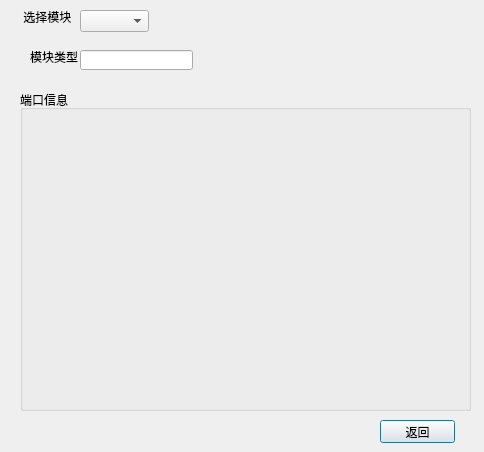
<ui version="4.0" >
 <class>modviewClass</class>
 <widget class="QDialog" name="modviewClass" >
  <property name="geometry" >
   <rect>
    <x>0</x>
    <y>0</y>
    <width>484</width>
    <height>452</height>
   </rect>
  </property>
  <property name="windowTitle" >
   <string>模块观察</string>
  </property>
  <widget class="QComboBox" name="cbmodid" >
   <property name="geometry" >
    <rect>
     <x>80</x>
     <y>10</y>
     <width>69</width>
     <height>22</height>
    </rect>
   </property>
  </widget>
  <widget class="QLabel" name="label" >
   <property name="geometry" >
    <rect>
     <x>20</x>
     <y>10</y>
     <width>54</width>
     <height>14</height>
    </rect>
   </property>
   <property name="text" >
    <string> 选择模块</string>
   </property>
  </widget>
  <widget class="QLabel" name="label_2" >
   <property name="geometry" >
    <rect>
     <x>30</x>
     <y>50</y>
     <width>54</width>
     <height>14</height>
    </rect>
   </property>
   <property name="text" >
    <string>模块类型</string>
   </property>
  </widget>
  <widget class="QLineEdit" name="lineEdit" >
   <property name="geometry" >
    <rect>
     <x>80</x>
     <y>50</y>
     <width>113</width>
     <height>20</height>
    </rect>
   </property>
  </widget>
  <widget class="QGroupBox" name="portsview" >
   <property name="geometry" >
    <rect>
     <x>20</x>
     <y>90</y>
     <width>451</width>
     <height>321</height>
    </rect>
   </property>
   <property name="title" >
    <string>端口信息</string>
   </property>
  </widget>
  <widget class="QPushButton" name="backpb" >
   <property name="geometry" >
    <rect>
     <x>380</x>
     <y>420</y>
     <width>75</width>
     <height>23</height>
    </rect>
   </property>
   <property name="text" >
    <string>返回</string>
   </property>
  </widget>
 </widget>
 <resources/>
 <connections/>
</ui>
